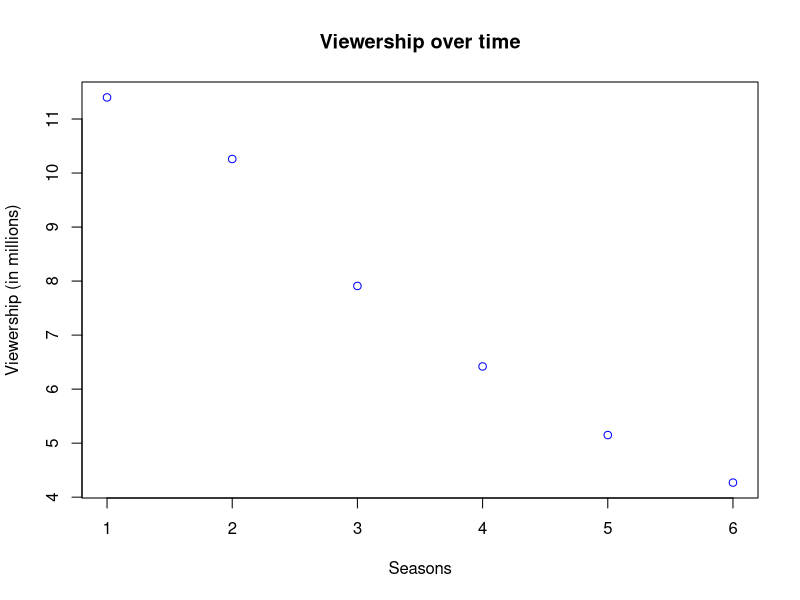
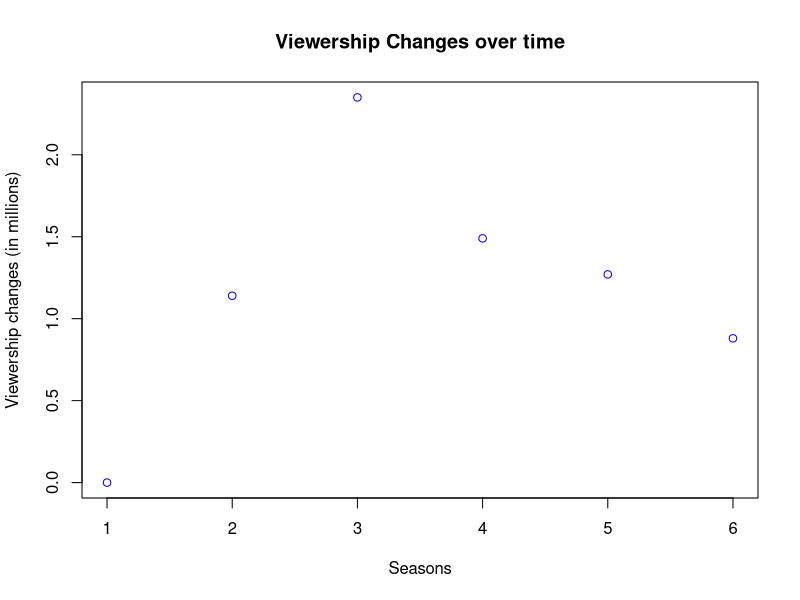

The R source for these figures, in order:
## ---- chunk 1

Viewership <- c(11.40, 10.26, 7.91, 6.42, 5.15, 4.27)

plot(Viewership, col = "blue",main = "Viewership over time", xlab = "Seasons", ylab = "Viewership (in millions)")
## ---- chunk 2

Viewership_changes <- c(0, 1.14, 2.35,  1.49, 1.27, 0.88)

plot(Viewership_changes, col = "blue", main = "Viewership Changes over time", xlab = "Seasons", ylab = "Viewership changes (in millions)")
## ---- chunk 3
cat("Season 1 had 11.40 (in millions) viewership and was ranked 30.") 
## ---- chunk 4
viewship_change <- 11.40 - 10.26
ranking_change <- 32-30
cat("Season 2 shows a sudden decrease in Viewership of the season by", viewship_change,  "(in millions), and surprisingly an increase in Ranking by", ranking_change)
## ---- chunk 5
viewship_change <- 10.26 - 7.91
ranking_change <- 44 - 32

cat("Season 3 shows a further decrease in Viewership by", viewship_change , "(in millions), however an increase in Ranking by", ranking_change)
## ---- chunk 6
viewship_change <- 7.91- 6.42
ranking_change <- 64- 44

cat("Season 4 shows another decrease in Viewership by",viewship_change , "(in millions), however an increase in Ranking by", ranking_change)
## ---- chunk 7
viewship_change <- 6.42-5.15
ranking_change <- 85-64

cat("Season 5 decreases in Viewership by", viewship_change, "(in millions), and continue to increase in Ranking by", ranking_change)
## ---- chunk 8
viewship_change <- 5.15-4.27
ranking_change <- 85-84

cat("Season 6 decreases once more by", viewship_change , "(in millions), and however decreases by", ranking_change)
## ---- chunk 9
viewship_change <- 11.40-4.27
ranking_change <- 84-30

cat("Overall decrease in Viewership from season 1 to season 6 was", viewship_change ,"(in millions), whereas overall increase for Ranking was", ranking_change)
## ---- chunk 10

